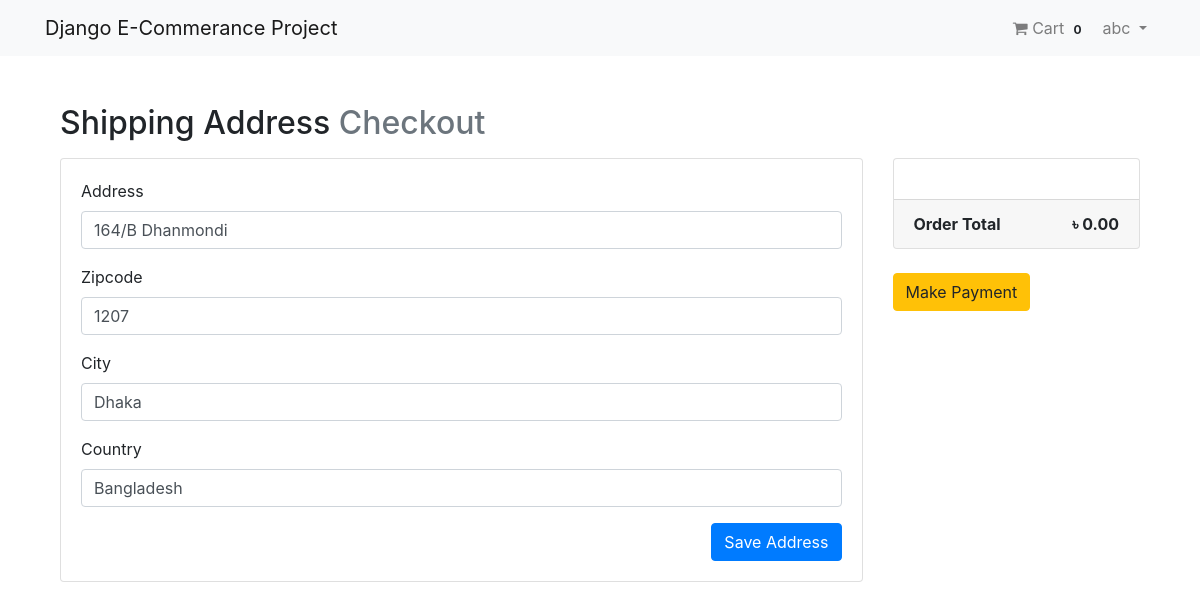
Screenshot of /payment/checkout/ (signed in) with the database file from the repository.
### App_Login/models.py (models this page shows, shortened)
class User(AbstractBaseUser, PermissionsMixin):
    email = models.EmailField(unique=True, null=False)
    is_staff = models.BooleanField(
        translate('staff status'),
        default=False,
        help_text= translate('Designates whether the user can log in this site')
    )
    is_active = models.BooleanField(
        translate('active'),
        default=True,
        help_text = translate('Designates whether this user should be treates as active. Unselect this instead of delecting Accounts')
    )
    USERNAME_FIELD = 'email'
    object = MyUserManager()

class Profile(models.Model):
    user = models.OneToOneField(User, on_delete=models.CASCADE, related_name='profile')
    username = models.CharField(max_length=264, blank=True)
    full_name = models.CharField(max_length=264, blank=True)
    address_1 = models.TextField(max_length=300, blank=True)
    city = models.CharField(max_length=40, blank=True)
    zipcode = models.CharField(max_length=10, blank=True)
    country = models.CharField(max_length=50, blank=True)
    phone = models.CharField(max_length=20, blank=True)
    date_joined = models.DateTimeField(auto_now=True)

### App_Order/models.py (models this page shows)
class Order(models.Model):
    orderitems = models.ManyToManyField(Cart)
    user = models.ForeignKey(settings.AUTH_USER_MODEL, on_delete=models.CASCADE)
    ordered = models.BooleanField(default=False)
    created = models.DateTimeField(auto_now_add=True)
    paymentId = models.CharField(max_length=264, blank=True, null=True)
    orderId = models.CharField(max_length=200, blank= True, null =True)
    def get_totals(self):
        total=0
        for order_item in self.orderitems.all():
            total += float(order_item.get_total())
        return total

### App_Payment/models.py (models this page shows, shortened)
class BillingAddress(models.Model):
    user = models.ForeignKey(settings.AUTH_USER_MODEL, on_delete=models.CASCADE)
    address = models.CharField(max_length=264, blank=True)
    zipcode = models.CharField(max_length=10, blank=True)
    city = models.CharField(max_length=30, blank=True)
    country = models.CharField(max_length=20, blank=True)
    def is_fully_filled(self):
        field_names = [f.name for f in self._meta.get_fields()]
        for field_name in field_names:
            value = getattr(self, field_name)
            if value is None or value=='':
                return False
        return True
    class Meta:
        verbose_name_plural ="Billing Addresses"

### App_Payment/views.py (the view)
# urls.py: path('checkout/', views.checkout, name='checkout'),
@login_required
def checkout(request):
    saved_address = BillingAddress.objects.get_or_create(user=request.user)
    saved_address= saved_address[0]
    form = BillingForm(instance=saved_address)
    if request.method == 'POST':
        form = BillingForm(request.POST, instance=saved_address)
        if form.is_valid():
            form.save()
            form= BillingForm(instance=saved_address)
            messages.success(request,"Shipping Address Saved")
    order_qs = Order.objects.filter(user= request.user, ordered= False)
    order_items = order_qs[0].orderitems.all()
    order_total = order_qs[0].get_totals()
    return render(request, 'App_Payment/checkout.html', context={'form':form, 'order_items':order_items, 'order_total':order_total, 'saved_address':saved_address})

### App_Payment/forms.py
class BillingForm(forms.ModelForm):
    class Meta:
        model = BillingAddress
        fields = ['address','zipcode', 'city' , 'country']

### App_Order/templatetags/cart_tag.py (called while the page is built)
@register.filter
def cart_total(user):
    order = Order.objects.filter(user=user, ordered=False)
    if order.exists():
        return order[0].orderitems.count()
    else:
        return 0

### templates/App_Payment/checkout.html (shortened to what this page needs)
{% extends 'base.html'%}
{% load crispy_forms_tags %}
{% block body_block %}
<div class="container mt-5">
    <h2 class="mb-3">
        Shipping Address<span class="text-muted"> Checkout </span>
    </h2>
    <div class="row">
        <div class="col-md-9">
            <div class="card mb-5" style="height: auto">
                <div class="card-body">
                        <form method="POST">
                            {{form|crispy}}
                            <button type="submit" class="btn btn-primary float-right">Save Address</button>
                        </form>
                </div>
            </div>
        </div>
        <div class="col-md-3">
            <div class="card" style="height: auto">
                <div class="card-body">
                </div>
                <div class="card-footer">
                    <span class="float-left"><b>Order Total</b></span>
                    <span class="float-right"><b>&#2547 {{order_total|floatformat:2}}</b></span>
                </div>
            </div>
            <br>
            {% if saved_address.is_fully_filled %}
            <a class="btn btn-warning btn-md" href="{% url 'App_Payment:payment' %}">Make Payment</a>
            {% else %}
            <div class="alert alert-info">
                <p>Please fill up all the information to make payment</p>
            </div>
            {% endif %}
        </div>
    </div>
</div>
{% endblock %}

### templates/navbar.html (shortened to what this page needs)
{% load cart_tag %}
<nav class="navbar navbar-expand-lg bg-light navbar-light">
    <div class="container">
    <a class="navbar-brand" href="{% url 'App_Shop:home'%}"> Django E-Commerance Project</a>
        <div class="collapse navbar-collapse" id="navbarNav">
            <ul class="navbar-nav ml-auto">
                {% if request.user.is_authenticated %}
                <li class="nav-item">
                    <a href="{% url 'App_Order:cart' %}" class="nav-link">
                        <i class="fa fa-shopping-cart"></i> Cart
                        <span class="badge badge-light">{{request.user | cart_total}}</span>
                    </a>
                </li>
                <li class="nav-item dropdown">
                    <a href="" class="nav-link dropdown-toggle" id="navbarDropdown"
                    role="button" data-toggle="dropdown" aria-haspopup="true"
                    aria-expanded="false">
                    {{request.user.profile.username}}
                    </a>
                </li>
                {% else %}
                <li class="nav-item">
                    <a class="btn btn-primary" href="{% url 'App_Login:login'%}">Login</a>
                </li>
                {% endif %}
            </ul>
        </div>
    </div>
</nav>

### templates/base.html (style rules this page uses)
.card { height: 350px; }

### rows the page displays
User: user|cart_total "0", user.profile.username "abc"
BillingAddress: address "164/B Dhanmondi", zipcode "1207", city "Dhaka", country "Bangladesh"

### other values shown
{{ order_total|floatformat:2 }} "0.00"
